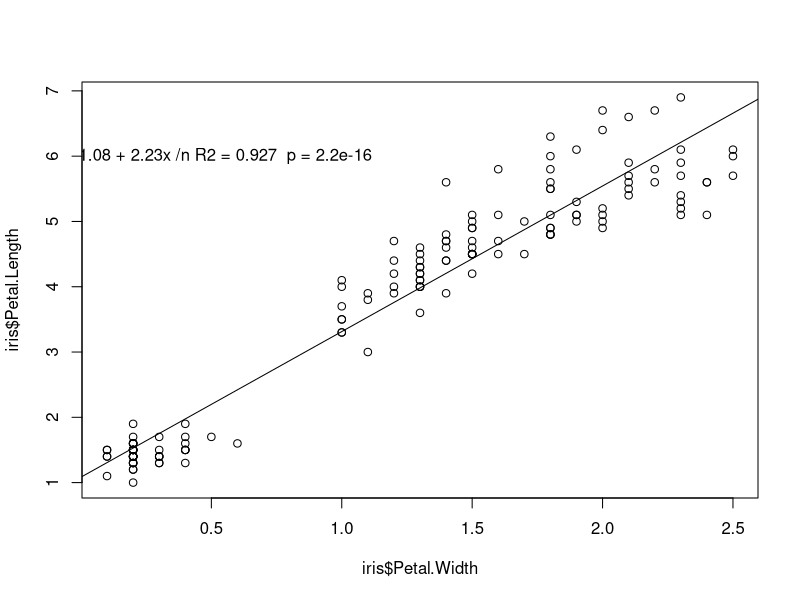
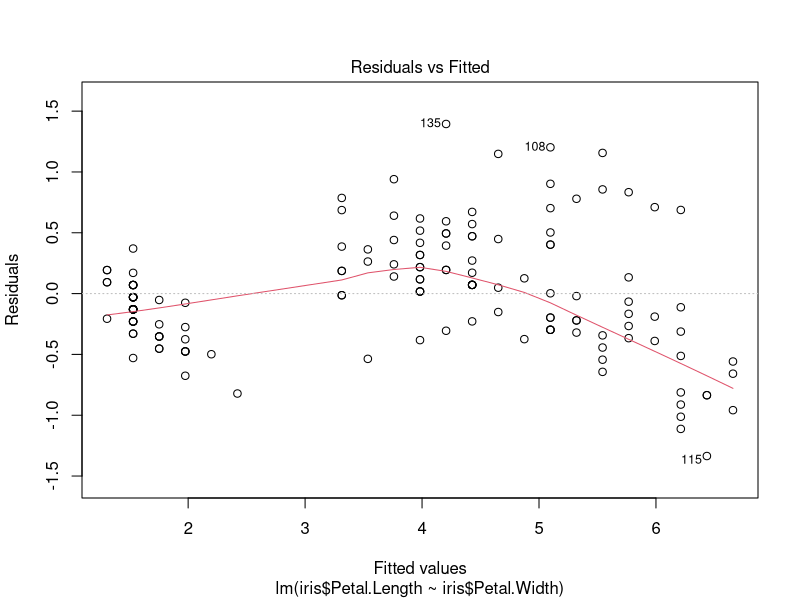
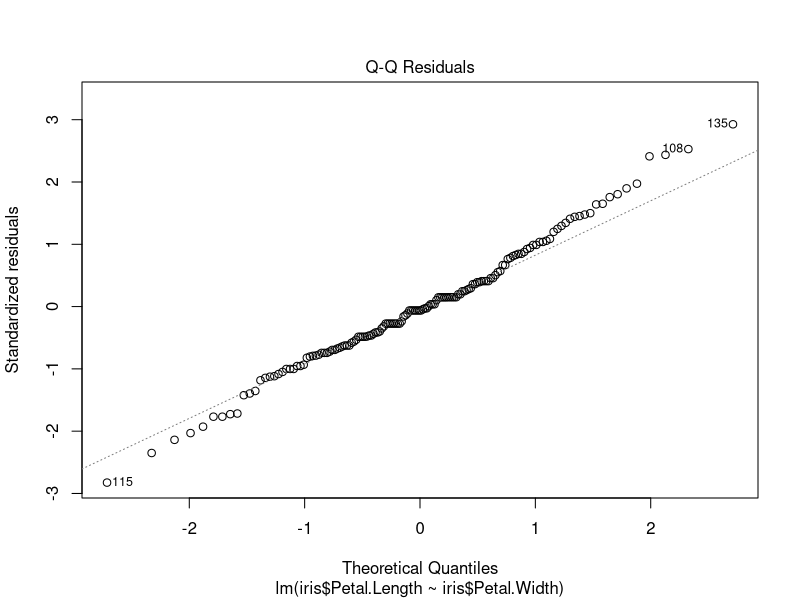
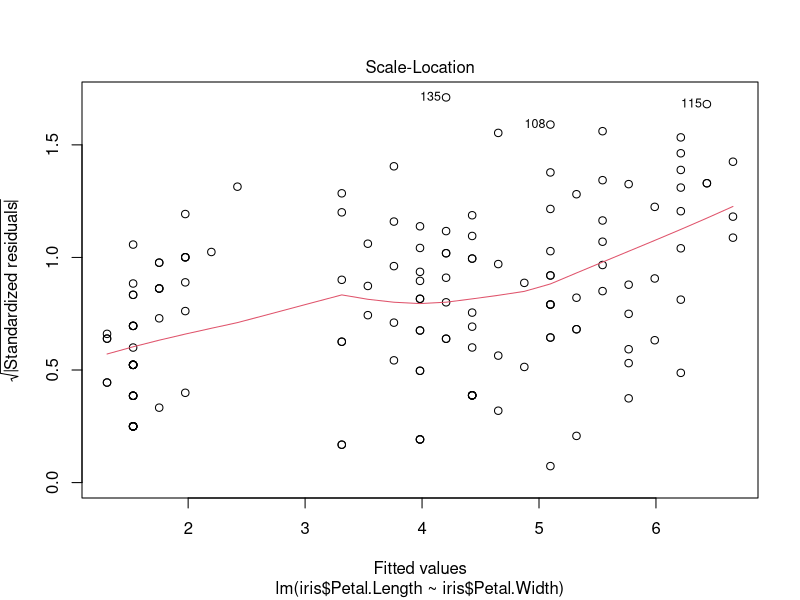
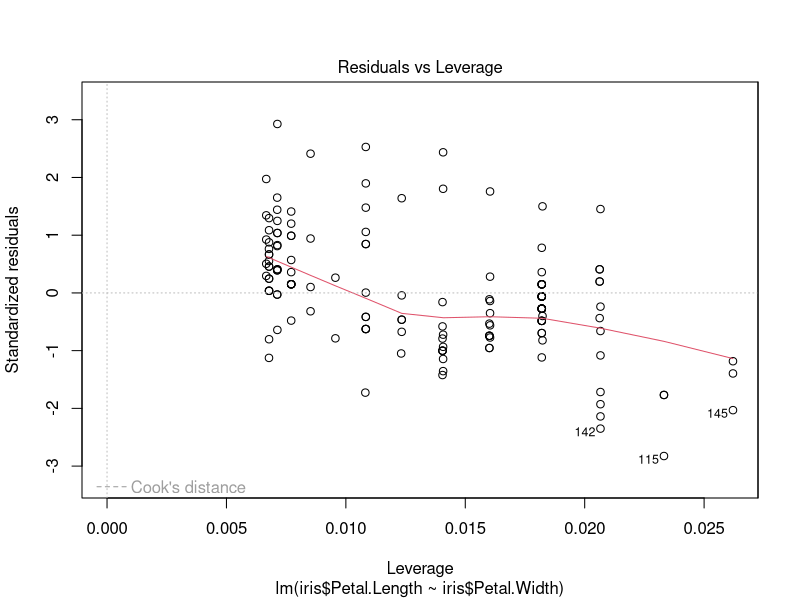
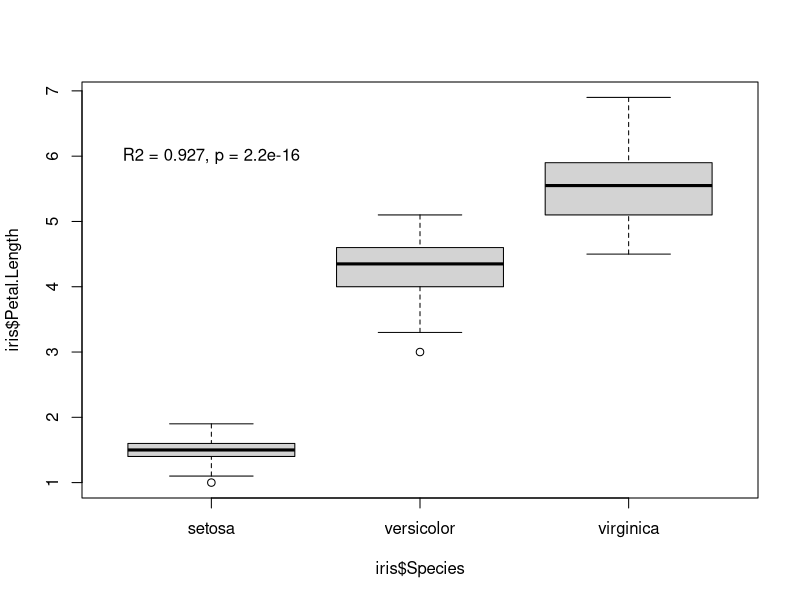
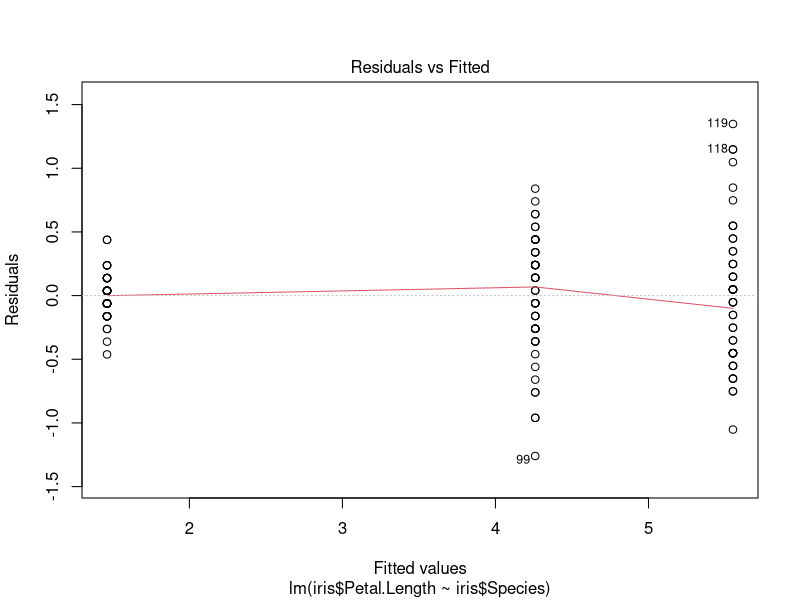
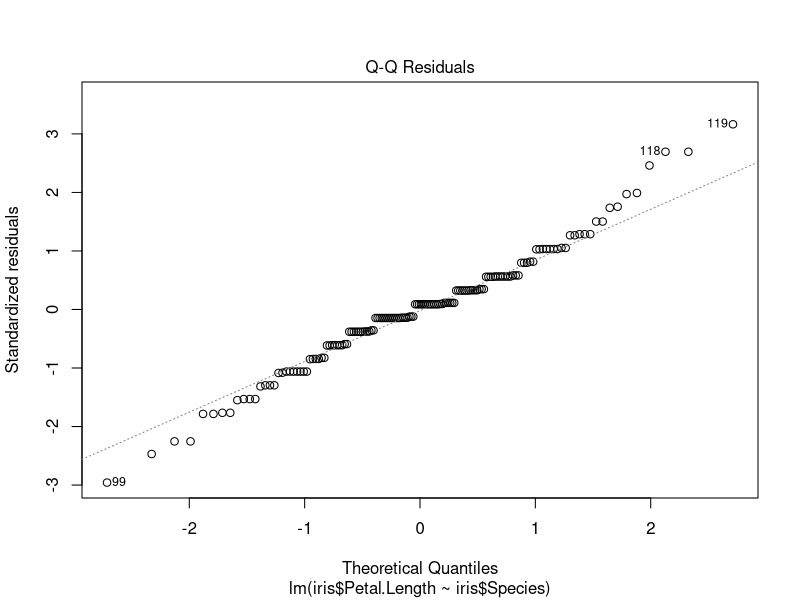

The R source for these figures, in order:
##Relationship between petal length and petal width
##Correlation -----
petal.cor <- cor(iris$Petal.Length, iris$Petal.Width)
#r = 0.96

##Regression
petal.lm <- lm(iris$Petal.Length ~ iris$Petal.Width)
petal.lm
#b0 = 1.08, b1 = 2.23
#For each milimeter in width, the length increases 2.23mm. 
#y=1.08+2.23x
summary(petal.lm)
#R2 = 0.927, p = 2*10-16 (prob. of having a horizontal line)

##Linear regression
plot(iris$Petal.Length ~ iris$Petal.Width, data = iris) #we can see homes
abline(petal.lm) #line
text(0.5, 6, "y = 1.08 + 2.23x /n R2 = 0.927  p = 2.2e-16")

#Residuals normality and homescedasticity
plot(petal.lm)
shapiro.test(petal.lm$residuals)
#Residuals seem normal
#p-value = 0.3753
#Normality assumption is middle due to p-value

##ANOVA
##For the anova we need a categorical independent value
##Effect of species on petal length
species.lm <- lm(iris$Petal.Length ~ iris$Species, data = iris)
species.lm

#The mean of versicolor is 2.798mm large than setosa (mean = 1.462mm)
#The mean of virginica is 4.09mm larger than setosa
summary(species.lm)
anova(species.lm)
#Differences are significant: p-value < 0.01

#BBox plot
plot(iris$Petal.Length ~ iris$Species, data = iris)
text(1, 6, "R2 = 0.927, p = 2.2e-16")

#Residuals normality and homescedasticity 
plot(species.lm)
shapiro.test(species.lm$residuals)
#P-value = 0.0367
#Linear model to plot species vs. petal length is valid
